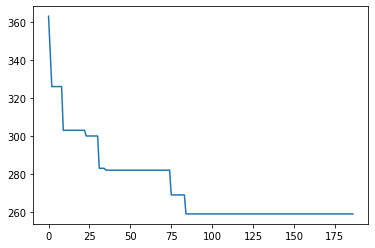

Here is the Python script that generated this plot:
# -*- coding: utf-8 -*-
"""
Created on Mon May 27 12:13:26 2019
@author: user
"""
import numpy as np
import random
import matplotlib.pyplot as plt
import pandas as pd
import copy


def fitness(s):
    fit=0
    for i in range(0,n_node):
        x=int(s[i])
        y=int(s[i+1])
        fit=fit+data[x,y]                   #data is distance matrix
    return fit
'--------------------parameter setting-------------------'
tenure=4                                    #Tabu tenure =4
asp=5                                       #aspiration criterion 5
swap=10                                      #swap 7 times
n_node=9                                    #number of nodes =9
tabu=np.zeros([n_node,n_node])
solu=np.zeros((n_node+1))
a=np.zeros((n_node+1))
swap_l=np.zeros([swap,n_node+3])
iteration=200                           #number of iteraion times
min_obj=[]
best=[]
data = pd.read_csv('data.csv')
data=data.to_numpy()

'--------------------main-------------------'

"initialization "    
solu[0]=0
solu[n_node]=0
for i in range(1,n_node):
    solu[i]=random.random()
for i in range(1,n_node):
    k=1
    for j in range (1,n_node):
        if solu[i]>solu[j]:
            k=k+1
        if j == (n_node-1):
            a[i]=k
solu=a
'evaluation'
p_obj=fitness(solu)
for n in range(0,iteration):                        
    for i in range(0,n_node):                       #Tabu matrix
        for j in range(0,n_node):
            if i<j :           
                if tabu[i,j]>0:                     #Update Tabu matrix
                    tabu[i,j]=tabu[i,j]-1
    time=0
    sw_list=np.zeros([swap,2])
    while time < swap:                            #Generate n random swap moves 
        swap1=random.randint(1,n_node-1)
        swap2=random.randint(1,n_node-1)
        dummy=np.zeros(n_node+1)
        if swap1 != swap2:
            dummy=copy.copy(solu)
            e1=0
            e2=0
            for i in range (0,len(solu)):
                if dummy[i]==swap1:
                    e1=i
                if dummy[i]==swap2:
                    e2=i
            dummy[e1]=swap2
            dummy[e2]=swap1
            dummy=list(dummy)
            dummy.append(swap1)
            dummy.append(swap2)
            sw_list[time,0]=swap1
            sw_list[time,1]=swap2
            swap_l[time]=dummy
            time=time+1
    obj=np.zeros(swap)
    for i in range(0,swap):                 #evaluate Obj value of each candidate move
        obj[i]=fitness(swap_l[i])
    new_obj=np.zeros(swap)
    for i in range(0,swap):
        s1=int(sw_list[i,0])
        s2=int(sw_list[i,1])   
        if s1>s2:
            new_obj[i]=obj[i]+tabu[s1,s2]       #updaated obj value by frequency
            if tabu[s2,s1]>0:                   #in jeil
                new_obj[i]=new_obj[i]+asp       #aspiration 
        else:
            new_obj[i]=obj[i]+tabu[s2,s1]       #updaated obj value by frequency
            if tabu[s1,s2]>0:                   #in jeil
                new_obj[i]=new_obj[i]+asp       #aspiration
    for i in range(0,swap):
        if min(new_obj)==new_obj[i]:
            s1=int(sw_list[i,0])
            s2=int(sw_list[i,1])
            if s1>s2:
                tabu[s1,s2]=tabu[s1,s2]+1       #updaate frequency in Tabu matrix
                tabu[s2,s1]=tenure              #put it in the jeil
            if s2>s1:
                tabu[s2,s1]=tabu[s2,s1]+1       #updaate frequency in Tabu matrix
                tabu[s1,s2]=tenure              #put it in the jeil
            solu=swap_l[i,0:n_node+1]           #updaate Solution to be next iteration
            if p_obj > obj[i]:
                min_obj.append(obj[i])
                p_obj=obj[i]
                best=copy.copy(swap_l[i,0:n_node+1])
            if p_obj < obj[i]:
                min_obj.append(p_obj)
            break
'display'
print("The best solution",best)
print("The total distance of best solution",p_obj)
plt.plot(min_obj)

                
                
